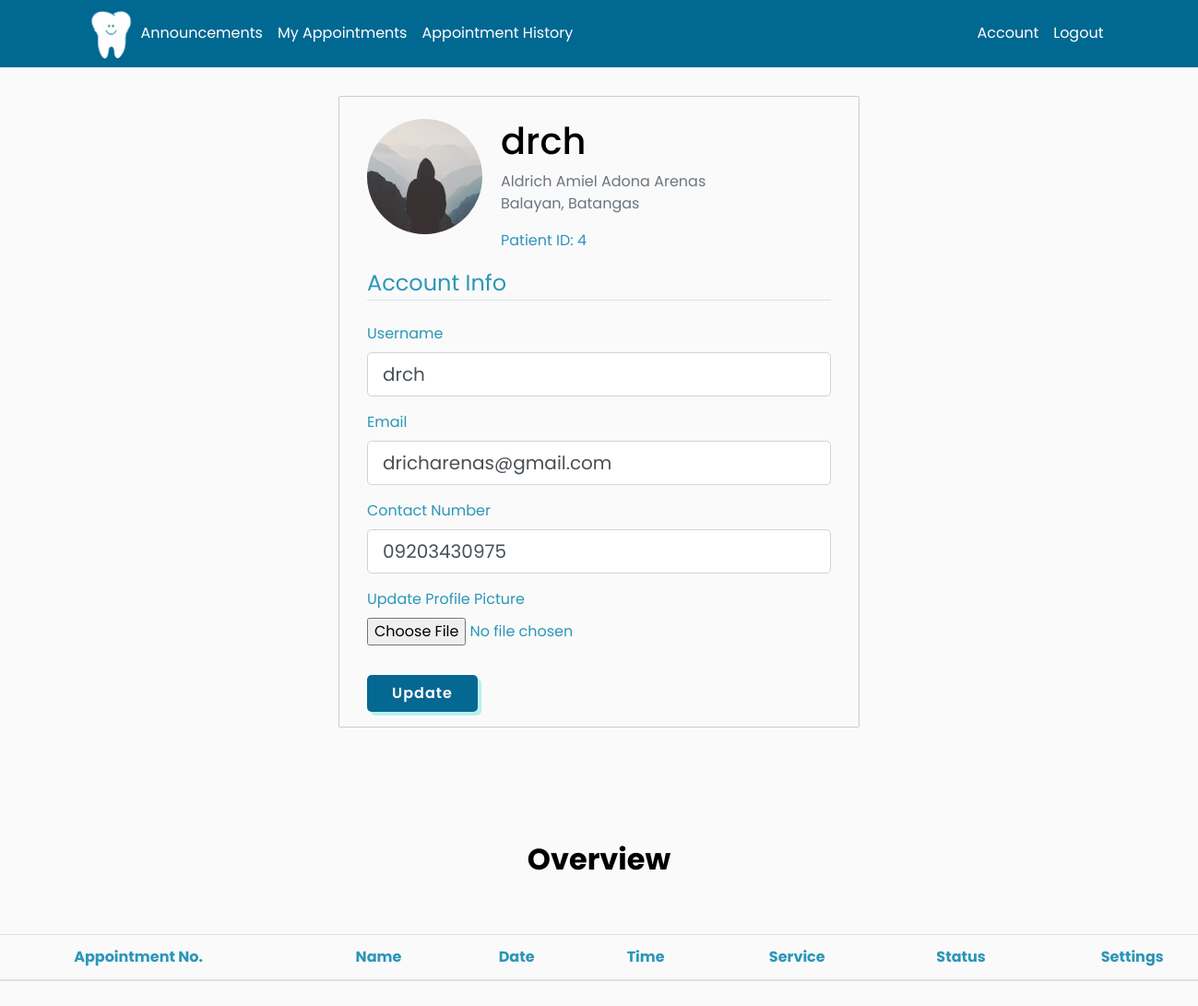
/customer_account (signed in), run on the app's committed database.
### main/models.py (models this page shows, shortened)
class User(db.Model, UserMixin):
    id = db.Column(db.Integer, primary_key=True)
    FName = db.Column(db.String(30), nullable=False)
    MidName = db.Column(db.String(30), nullable=True)
    LName = db.Column(db.String(30), nullable=False)
    gender = db.Column(db.String(10), nullable=False)
    birthday = db.Column(db.String(8), nullable=False)
    age = db.Column(db.Integer, nullable=False)
    contact = db.Column(db.String(30), unique=True, nullable=False)
    address = db.Column(db.String(100), nullable=False)
    username = db.Column(db.String(20), unique=True, nullable=False)
    email = db.Column(db.String(120), unique=True, nullable=False)
    image_file = db.Column(db.String(20), nullable=False, default='default.jpg')
    password = db.Column(db.String(60), nullable=False)
    posts = db.relationship('Post', backref='author', lazy=True)

### main/users/routes.py (the view)
@users.route("/customer_account", methods=['GET', 'POST'])
@login_required
def customer_account():
    form = UpdateAccountForm()
    if form.validate_on_submit():
        if form.picture.data:
            picture_file = save_picture(form.picture.data)
            current_user.image_file = picture_file
        current_user.username = form.username.data
        current_user.email = form.email.data
        current_user.contact = form.contact.data
        db.session.commit()
        flash('Your account has been updated!', 'success')
        return redirect(url_for('users.customer_account'))
    elif request.method == 'GET':
        form.username.data = current_user.username
        form.email.data = current_user.email
        form.contact.data = current_user.contact
    image_file = url_for('static', filename='profile_pics/' + current_user.image_file)
    return render_template('customer_account.html', title='Account',
                           image_file=image_file, form=form)

### main/users/forms.py (shortened to what this page needs)
class UpdateAccountForm(FlaskForm):
    username = StringField('Username',
                           validators=[DataRequired(), Length(min=2, max=20)])
    email = StringField('Email',
                        validators=[DataRequired(), Email()])
    contact = StringField('Contact Number')
    picture = FileField('Update Profile Picture', validators=[FileAllowed(['jpg', 'png'])])
    submit = SubmitField('Update')

### main/models.py (called while the page is built)
@login_manager.user_loader
def load_user(user_id):
    return User.query.get(int(user_id))

### main/templates/customer_account.html (shortened to what this page needs)
{% if current_user.is_authenticated %}
    {% extends "customer_nav.html" %}
{% endif %}
{% block content %}
    <body>
        <div class="container" style="border: solid 1px; border-radius: 2px; border-color: #ccc; width:565px;">
            <div class="col-md-12">
                <br>
                <div class="media">
                <img class="rounded-circle account-img" src="{{ image_file }}">
                <div class="media-body">
                    <h2 class="account-heading">{{ current_user.username }}</h2>
                    <p class="text-secondary">{{ current_user.FName }} {{current_user.MidName}} {{current_user.LName}}<br>
                        {{ current_user.address }}<br>
                            <p>Patient ID: {{ current_user.id }}</p>
                    </p>
                </div>
                </div>
                <form method="POST" action="" enctype="multipart/form-data">
                    <fieldset class="form-group">
                        <legend class="border-bottom mb-4">Account Info</legend>
                        <div class="form-group">
                            {{ form.username.label(class="form-control-label") }}
                            {% if form.username.errors %}
                                {{ form.username(class="form-control form-control-lg is-invalid") }}
                                <div class="invalid-feedback">
                                    {% for error in form.username.errors %}
                                        <span>{{ error }}</span>
                                    {% endfor %}
                                </div>
                            {% else %}
                                {{ form.username(class="form-control form-control-lg") }}
                            {% endif %}
                        </div>
                        <div class="form-group">
                            {{ form.email.label(class="form-control-label") }}
                            {% if form.email.errors %}
                                {{ form.email(class="form-control form-control-lg is-invalid") }}
                                <div class="invalid-feedback">
                                    {% for error in form.email.errors %}
                                        <span>{{ error }}</span>
                                    {% endfor %}
                                </div>
                            {% else %}
                                {{ form.email(class="form-control form-control-lg") }}
                            {% endif %}
                        </div>
                        <div class="form-group">
                            {{ form.contact.label(class="form-control-label") }}
                            {% if form.contact.errors %}
                                {{ form.contact(class="form-control form-control-lg is-invalid") }}
                                <div class="invalid-feedback">
                                    {% for error in form.contact.errors %}
                                        <span>{{ error }}</span>
                                    {% endfor %}
                                </div>
                            {% else %}
                                {{ form.contact(class="form-control form-control-lg") }}
                            {% endif %}
                        </div>
                        <div class="form-group">
                            {{ form.picture.label() }}
                            {{ form.picture(class="form-control-file") }}
                        </div>
                    </fieldset>
                    <div class="form-group">
                        {{ form.submit(
                            class="btn btn-outline-info",
                            style="background-color: #056892;
                            color: #fff;
                            padding: 8px 12px;
                            width: 120px;
                            border:none;
                            border-radius: 5px;
                            box-shadow: 4px 4px #b9f1ee;
                            font-size: 1rem;
                            font-weight: 500;
                            letter-spacing: 1px;
                            font-weight: 600;
                            transition: all .45s ease;") }}
                    </div>
                </form>
                </div>
            </div>
        </div>
        <br>
        <div class="container">
            <div class="overview">
                <div class="title">
                    <h2 class="section--title"><b>Overview</b></h2>
                </div>
            </div>
            <br>
            <div class="recent--patients" >
                <div class="scroll-container">
                <div class="table">
                <table>
                    <thead>
                        <tr>
                            <th>Appointment No.</th>
                            <th>Name</th>
                            <th>Date</th>
                            <th>Time</th>
                            <th>Service</th>
                            <th>Status</th>
                            <th>Settings</th>
                        </tr>
                    </thead>
                </table>
                </div>
                </div>
            </div>
        </div>
    </body>
{% endblock content %}

### main/static/nav.css (style rules this page uses)
* { font-family: 'Poppins', 'Sans-serif'; }
:root { --first-color: #2b96b9; --second-color: #000; --third-color: #b9f1ee; --fourth-color: #1ccae5; --main-color: #056892; --bg-color: #fff; --text-color: #000; --big-font: 5rem; --h2-font: 3rem; --p-font: 1.1rem; }
body { background: #fafafa; color: var(--first-color); margin-top: 5rem; }
h1, h2, h3, h4, h5, h6 { color: var(--text-color); }
.account-img { height: 125px; width: 125px; margin-right: 20px; margin-bottom: 16px; }
.account-heading { font-size: 2.5rem; }
table { border-radius: 4px; border-collapse: collapse; width: 100%; background-color: #fff; }

### main/templates/customer_account.html (style rules this page uses)
* { font-family: 'Poppins', 'Sans-serif'; }
* { margin: 0; padding: 0; box-sizing: border-box; font-family: 'Poppins', sans-serif; }
body { position: relative; width: 100%; }
.title { display: flex; align-items: center; justify-content: space-between; margin-bottom: 10px; margin-top: 100px; }
.section--title { font-weight: 400; }
.scroll-container { width: calc(70% + 1000px); padding: 0 10px; overflow-y: scroll; overflow-x: hidden; min-height: 100px; max-height: 400px; box-sizing: border-box; }
.overview, .recent--patients { display: flex; flex-direction: column; align-items: center; margin-bottom: 20px; }
table { width: 100%; border-collapse: collapse; text-align: center; background-color: transparent; }
tr { border-bottom: 1px solid #f1f1f1; }
td,th { padding-block: 10px; }

### data on the page
User: username "drch", FName "Aldrich Amiel", MidName "Adona", LName "Arenas", address "Balayan, Batangas", id "4", email "dricharenas@gmail.com", contact "09203430975"
